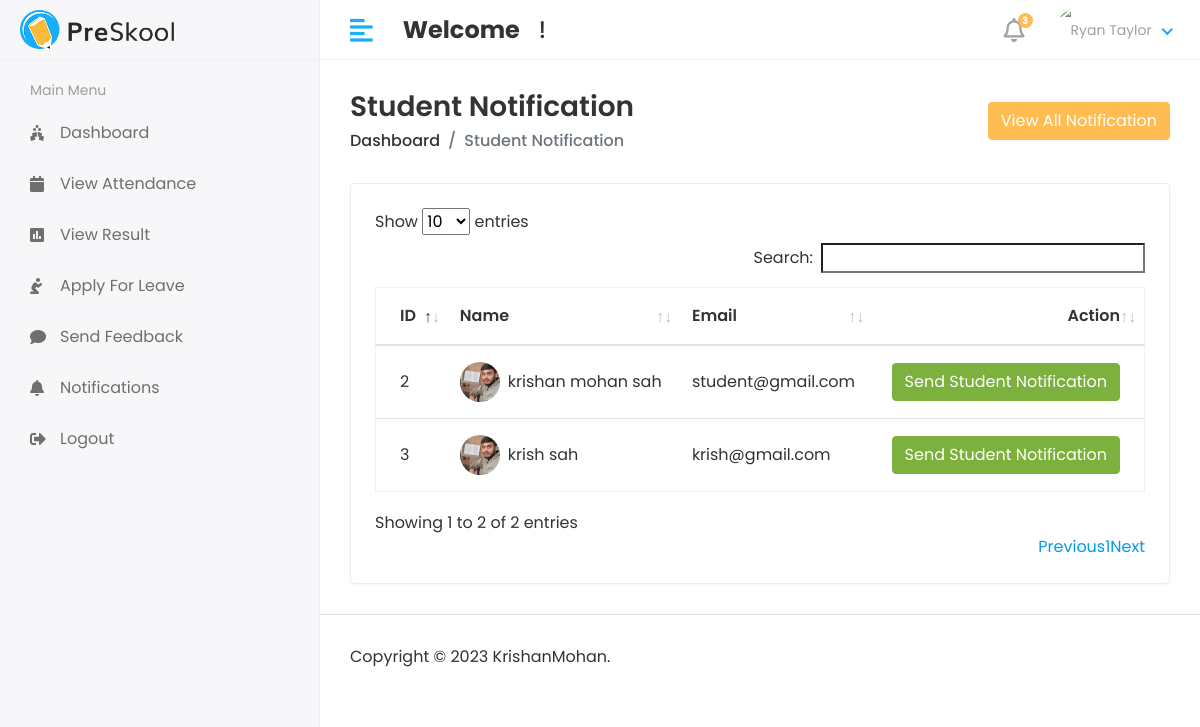
Page /Hod/Student/Send_Notification on the earlier database version.
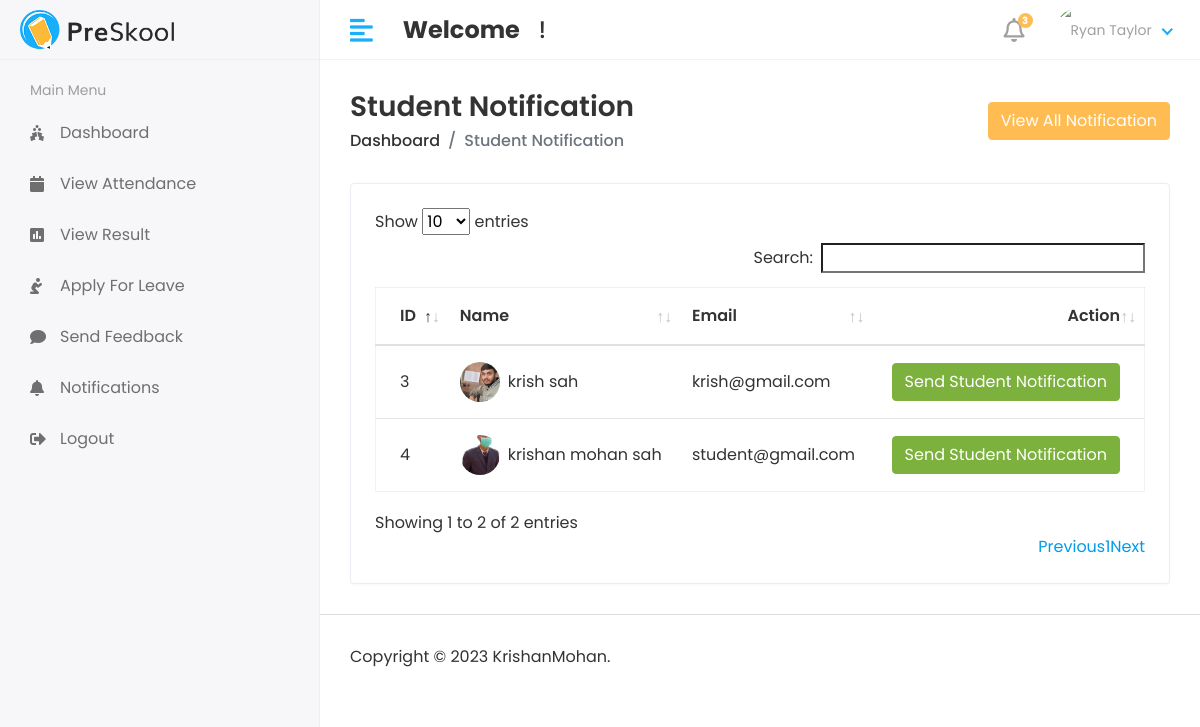
Same page on the later database version.
### app/models.py (models this page shows, shortened)
class Student(models.Model):
    admin = models.OneToOneField(CustomUser,on_delete=models.CASCADE)
    address = models.TextField()
    phone_number = models.CharField(max_length=100,default=0)
    date_of_birth = models.CharField(max_length=100,default=0)
    gender = models.CharField(max_length=100)
    course_id = models.ForeignKey(Course,on_delete=models.DO_NOTHING)
    session_year_id = models.ForeignKey(Session_Year,on_delete=models.DO_NOTHING)
    created_at = models.DateTimeField(auto_now_add=True)
    update_at = models.DateTimeField(auto_now=True)

class CustomUser(AbstractUser):
    USER = (
        (1,'HOD'),
        (2,'STAFF'),
        (3,'STUDENT'),
    )
    user_type = models.CharField(choices=USER, max_length=50,default=1)
    profile_pic = models.ImageField(upload_to='media/profile_pic')

### college_management_system/Hod_Views.py (the view)
# urls.py: path('Hod/Student/Send_Notification',Hod_Views.STUDENT_SEND_NOTIFICATION,name='student_send_notification'),
def STUDENT_SEND_NOTIFICATION(request):
    student = Student.objects.all()
    notification = Student_Notification.objects.all()
    context = {
        'student': student,
        'notification': notification,
    }
    return render(request,'Hod/student_notification.html',context)

### templates/Hod/student_notification.html (shortened to what this page needs)
{% extends 'base.html' %}
{% block content %}
              <div class="content container-fluid">
                <div class="page-header">
                   <div class="row align-items-center">
                      <div class="col">
                         <h3 class="page-title">Student Notification</h3>
                         <ul class="breadcrumb">
                            <li class="breadcrumb-item"><a href="index.html">Dashboard</a></li>
                            <li class="breadcrumb-item active">Student Notification</li>
                         </ul>
                      </div>
                      <div class="col-auto text-right float-right ml-auto">
                        <button type="button" class="btn btn-primary" data-toggle="modal" data-target="#exampleModalCenter">
                            View All Notification
                          </button>
                      </div>
                   </div>
                </div>
                <div class="row">
                   <div class="col-sm-12">
                      <div class="card card-table">
                         <div class="card-body">
                            <div class="table-responsive">
                               <table id="table_id" class="table table-hover table-center mb-0">
                                  <thead>
                                     <tr>
                                        <th>ID</th>
                                        <th>Name</th>
                                        <th>Email</th>
                                        <th class="text-right">Action</th>
                                     </tr>
                                  </thead>
                                  <tbody>
                                    {% for i in student %}
                                     <tr>
                                        <td>{{i.id}}</td>
                                        <td>
                                           <h2 class="table-avatar">
                                              <a href="student-details.html" class="avatar avatar-sm mr-2"><img class="avatar-img rounded-circle" src="/{{i.admin.profile_pic}}" alt="User Image"></a>
                                              <a href="student-details.html">{{i.admin.first_name}}&nbsp;{{i.admin.last_name}}</a>
                                           </h2>
                                        </td>
                                        <td>{{i.admin.email}}</td>
                                        <td class="text-right">
                                            <button type="button" class="btn btn-success" data-toggle="modal" data-target="#sendnotification-{{forloop.counter}}">
                                                Send Student Notification
                                              </button>
                                        </td>
                                     </tr>
                                     {% endfor %}
                                  </tbody>
                               </table>
                            </div>
                         </div>
                      </div>
                   </div>
                </div>
             </div>
{% endblock %}

### templates/base.html (shortened to what this page needs)
<!DOCTYPE html>
<html lang="en">
{% load static %}
<head>
    <link rel="stylesheet" href="{% static 'assets/plugins/bootstrap/css/bootstrap.min.css' %}">
    <link rel="stylesheet" href="{% static 'assets/plugins/fontawesome/css/fontawesome.min.css' %}">
    <link rel="stylesheet" href="{% static 'assets/plugins/fontawesome/css/all.min.css' %}">
    <link rel="stylesheet" href="{% static 'assets/css/style.css' %}">
    <link rel="stylesheet" href="{% static 'assets/plugins/datatables/datatables.min.css' %}">
</head>
<body>
   <div class="main-wrapper">
        {% include 'includes/header.html' %}
        {% include 'includes/sidebar.html' %}
        <div class="page-wrapper">
         {% block content %}
         {% endblock %}
        {% include 'includes/footer.html' %}
      </div>
   </div>
</body>
</html>

### templates/includes/header.html (shortened to what this page needs)
{% load static %}
<div class="header">
    <div class="header-left">
       <a href="index.html" class="logo">
       <img src="{% static 'assets/img/logo.png' %}" alt="Logo">
       </a>
    </div>
    <a href="javascript:void(0);" id="toggle_btn">
    <i class="fas fa-align-left"></i>
    </a>
    <div class="top-nav-search mt-3">
       <h4><Strong>Welcome</strong>&nbsp;<span>{{user.first_name}} {{user.last_name}}</span>&nbsp;!</h4>
    </div>
    <ul class="nav user-menu">
       <li class="nav-item dropdown noti-dropdown">
          <a href="#" class="dropdown-toggle nav-link" data-toggle="dropdown">
          <i class="far fa-bell"></i> <span class="badge badge-pill">3</span>
          </a>
       </li>
       <li class="nav-item dropdown has-arrow">
          <a href="#" class="dropdown-toggle nav-link" data-toggle="dropdown">
          <span class="user-img"><img class="rounded-circle" src="/{{user.profile_pic}}" width="31" alt="Ryan Taylor"></span>
          </a>
       </li>
    </ul>
 </div>

### templates/includes/sidebar.html (shortened to what this page needs)
{% load static %}
{% load active_link_tags %}
<div class="sidebar" id="sidebar">
    <div class="sidebar-inner slimscroll">
       <div id="sidebar-menu" class="sidebar-menu">
         {% if user.user_type == '1' %}
          <ul>
             <li class="menu-title">
                <span>Main Menu</span>
             </li>
             <li class="{% active_link 'hod_home' 'active' %}">
               <a href="{% url 'hod_home' %}"><i class="fas fa-holly-berry"></i> <span>Dashboard</span></a>
            </li>
             <li class="submenu {% active_link 'add_student' 'active' %} {% active_link 'view_student' 'active' %}">
                <a href="#"><i class="fas fa-user-graduate"></i> <span> Students</span> <span class="menu-arrow"></span></a>
                <ul>
                   <li><a href="{% url 'add_student' %}">Add Student</a></li>
                   <li><a href="{% url 'view_student' %}">View Student</a></li>
                </ul>
             </li>
             <li class="submenu {% active_link 'add_staff' 'active' %} {% active_link 'view_staff' 'active' %}">
                <a href="#"><i class="fas fa-chalkboard-teacher"></i> <span> Staff</span> <span class="menu-arrow"></span></a>
                <ul>
                   <li><a href="{% url 'add_staff' %}">Add Staff</a></li>
                   <li><a href="{% url 'view_staff' %}">View Staff</a></li>
                </ul>
             </li>
             <li class="submenu {% active_link 'add_course' 'active' %} {% active_link 'view_course' 'active' %}">
                <a href="#"><i class="fas fa-book-reader"></i> <span> Course</span> <span class="menu-arrow"></span></a>
                <ul>
                   <li><a href="{% url 'add_course' %}">Add Course</a></li>
                   <li><a href="{% url 'view_course' %}">View Course</a></li>
                </ul>
             </li>
             <li class="submenu {% active_link 'add_subject' 'active' %} {% active_link 'view_subject' 'active' %}">
                <a href="#"><i class="fas fa-book"></i> <span> Subjects</span> <span class="menu-arrow"></span></a>
                <ul>
                   <li><a href="{%  url 'add_subject' %}">Add Subject</a></li>
                   <li><a href="{% url 'view_subject' %}">View Subject</a></li>
                </ul>
             </li>
             <li class="submenu {% active_link 'add_session' 'active' %} {% active_link 'view_session' 'active' %}">
               <a href="#"><i class="fa fa-clock"></i> <span> Session</span> <span class="menu-arrow"></span></a>
               <ul>
                  <li><a href="{% url 'add_session' %}">Add Session</a></li>
                  <li><a href="{% url 'view_session' %}">View Session</a></li>
               </ul>
            </li>
            <li>
               <a href="{% url 'staff_send_notification' %}"><i class="fa fa-bell"></i> <span>Send Staff Notification</span></a>
            </li>
            <li>
               <a href="{% url 'student_send_notification' %}"><i class="fa fa-bell"></i> <span>Send Student Notification</span></a>
            </li>
            <li>
               <a href="holiday.html"><i class="fa fa-calendar"></i> <span>View Attendance</span></a>
            </li>
            <li>
               <a href="{% url 'staff_feedback_reply' %}"><i class="fas fa-comments"></i> <span>Staff Feedback</span></a>
            </li>
            <li>
               <a href="holiday.html"><i class="fas fa-comments"></i> <span>Student Feedback</span></a>
            </li>
            <li>
               <a href="{% url 'staff_leave_view' %}"><i class="fas fa-envelope"></i> <span>Staff Leave</span></a>
            </li>
            <li>
               <a href="holiday.html"><i class="fas fa-envelope"></i> <span>Student Leave</span></a>
            </li>
            <li>
               <a href="{% url 'login' %}"><i class="fas fa-sign-out-alt"></i> <span>Logout</span></a>
            </li>
          </ul>
          {% else %}
          <ul>
            <li class="menu-title">
               <span>Main Menu</span>
            </li>
            <li class="{% active_link 'student_home' 'active' %}">
              <a href="{% url 'student_home' %}"><i class="fas fa-holly-berry"></i> <span>Dashboard</span></a>
           </li>
           <li class="">
            <a href=""><i class="fa fa-calendar" aria-hidden="true"></i>
               <span>View Attendance</span></a>
           </li>
           <li class="">
            <a href=""><i class="fa fa-poll" aria-hidden="true"></i>
               <span>View Result</span></a>
           </li>
           <li class="">
            <a href=""><i class="fa fa-pray" aria-hidden="true"></i>
               <span>Apply For Leave</span></a>
           </li>
           <li class="">
            <a href="{% url 'student_feedback' %}"><i class="fa fa-comment" aria-hidden="true"></i>
               <span>Send Feedback</span></a>
           </li>
           <li class="">
            <a href="{% url 'student_notification' %}"><i class="fa fa-bell" aria-hidden="true"></i>
               <span>Notifications</span></a>
           </li>
         <li>
            <a href="{% url 'login' %}"><i class="fas fa-sign-out-alt"></i> <span>Logout</span></a>
         </li>
         </ul>
          {% endif %}
       </div>
    </div>
 </div>

### templates/includes/footer.html
<footer>
    <p>Copyright © 2023 KrishanMohan.</p>
</footer>

Differences in the rows shown:
removed Student: id "2", admin.profile_pic (picture), admin.first_name "krishan mohan", admin.last_name "sah", admin.email "student@gmail.com"
added Student: id "4", admin.profile_pic (picture), admin.first_name "krishan mohan", admin.last_name "sah", admin.email "student@gmail.com"
